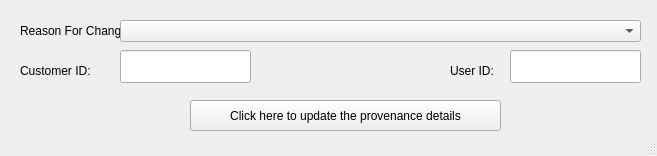
<?xml version="1.0" encoding="UTF-8"?>
<ui version="4.0">
 <class>MainWindow</class>
 <widget class="QMainWindow" name="MainWindow">
  <property name="geometry">
   <rect>
    <x>0</x>
    <y>0</y>
    <width>657</width>
    <height>156</height>
   </rect>
  </property>
  <property name="windowTitle">
   <string>Reason for Update</string>
  </property>
  <widget class="QWidget" name="centralwidget">
   <widget class="QPushButton" name="pushButton">
    <property name="geometry">
     <rect>
      <x>190</x>
      <y>100</y>
      <width>311</width>
      <height>31</height>
     </rect>
    </property>
    <property name="text">
     <string>Click here to update the provenance details</string>
    </property>
   </widget>
   <widget class="QLabel" name="label_4">
    <property name="geometry">
     <rect>
      <x>20</x>
      <y>20</y>
      <width>101</width>
      <height>21</height>
     </rect>
    </property>
    <property name="text">
     <string>Reason For Change</string>
    </property>
   </widget>
   <widget class="QComboBox" name="comboBox">
    <property name="geometry">
     <rect>
      <x>120</x>
      <y>20</y>
      <width>521</width>
      <height>22</height>
     </rect>
    </property>
   </widget>
   <widget class="QLabel" name="label_3">
    <property name="geometry">
     <rect>
      <x>20</x>
      <y>60</y>
      <width>81</width>
      <height>21</height>
     </rect>
    </property>
    <property name="text">
     <string>Customer ID:</string>
    </property>
   </widget>
   <widget class="QLineEdit" name="lineEdit_3">
    <property name="geometry">
     <rect>
      <x>120</x>
      <y>50</y>
      <width>131</width>
      <height>33</height>
     </rect>
    </property>
   </widget>
   <widget class="QLabel" name="label_5">
    <property name="geometry">
     <rect>
      <x>450</x>
      <y>60</y>
      <width>51</width>
      <height>21</height>
     </rect>
    </property>
    <property name="text">
     <string>User ID:</string>
    </property>
   </widget>
   <widget class="QLineEdit" name="lineEdit_4">
    <property name="geometry">
     <rect>
      <x>510</x>
      <y>50</y>
      <width>131</width>
      <height>33</height>
     </rect>
    </property>
   </widget>
  </widget>
  <widget class="QStatusBar" name="statusbar"/>
 </widget>
 <resources/>
 <connections/>
</ui>
